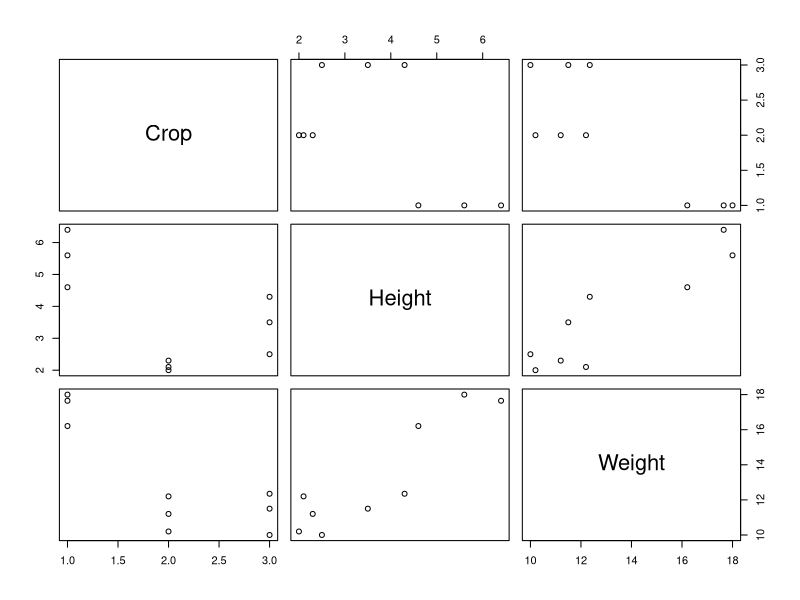
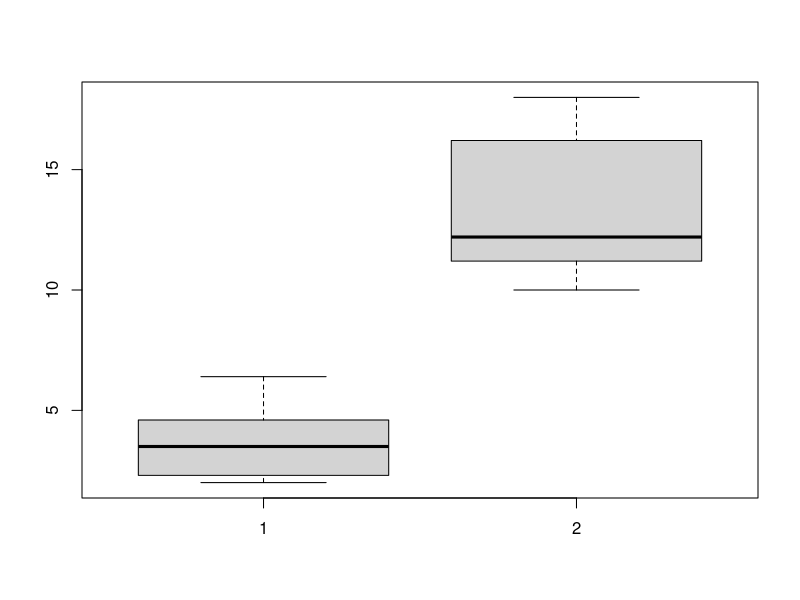
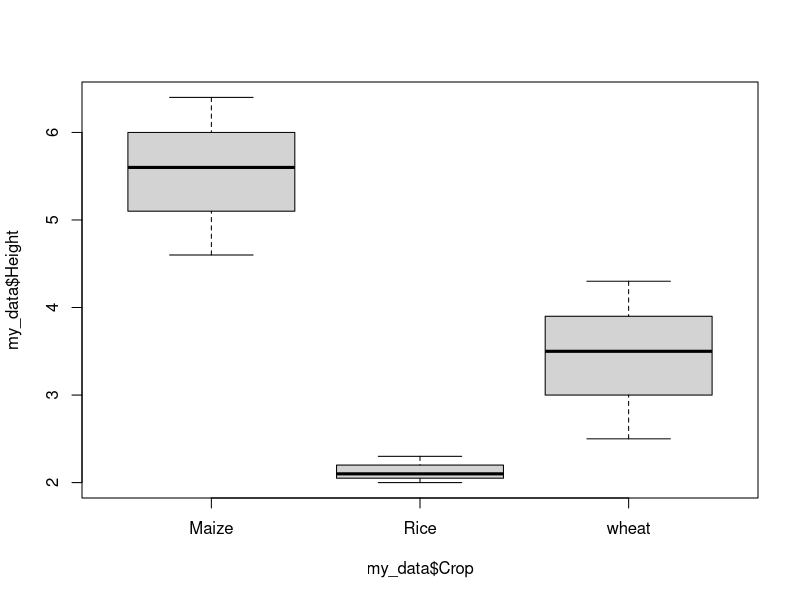

Recreate these plots in R, in order.
library(readxl)
my_data <- read_excel("df.xlsx", sheet = "Sheet1", 
                      col_types = c("text", "numeric", "numeric"))
View(my_data)

str(my_data)
head(my_data)
tail(my_data)

# creating plots:
plot(my_data)
# how to create box plot:
boxplot(my_data$Height, my_data$Weight)
# if we want to create it between 2 numerical varibles then use 'OR/~' function
boxplot(my_data$Height ~ my_data$Crop)
